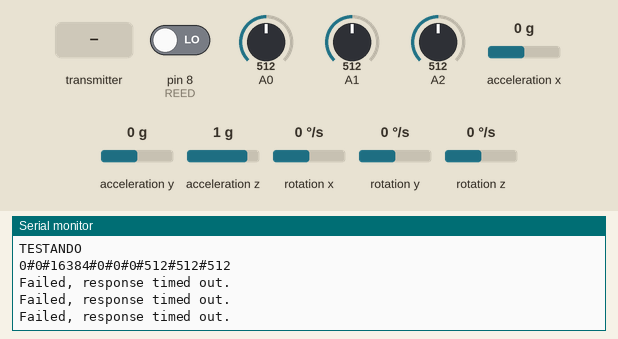
Recording of a sketch running on a simulated Arduino Uno, built with avr-gcc and run on an emulated ATmega328P. Shown: the last lines printed to the serial monitor. Wiring (inferred from the names in the program): MPU-6050 motion sensor at I2C address 0x68. Inputs (shaded band) come from the test bench; at power-on: pin 8 (REED) LOW, A0 = 512, A1 = 512, A2 = 512, acceleration x 0 g, acceleration y 0 g, acceleration z 1 g, rotation x 0 °/s, rotation y 0 °/s, rotation z 0 °/s. No radio packets arrive unless stated.

Above: at 1.2 s.
1.3 s: the transmitter starts sending ACK = 0
At 1.37 s:
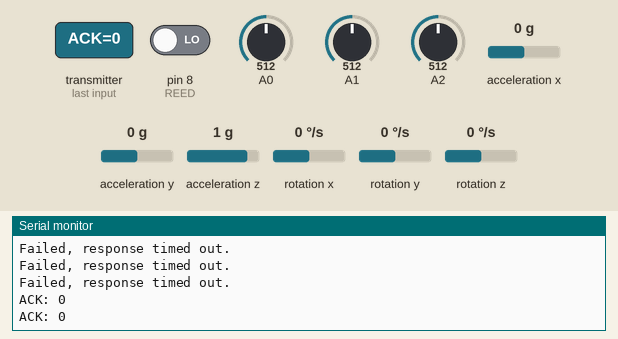
3.2 s: the transmitter starts sending ACK = 256
At 3.27 s:
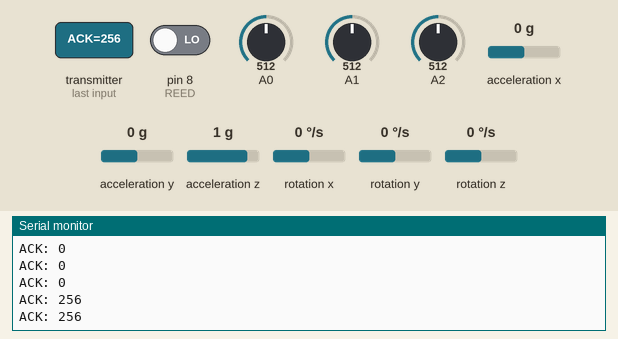

Measured:
- after the input at 1.3 s, the serial monitor: prints a new line at once (image 1)
- after the input at 3.2 s, the serial monitor: prints a new line at once (image 2)

The sketch:

embarcados2016_emissor.ino
```cpp
/*
* Getting Started example sketch for nRF24L01+ radios
* This is a very basic example of how to send data from one node to another
* Updated: Dec 2014 by TMRh20
*/
#include <Wire.h>
#include <SPI.h>
#include <stdlib.h>
#include <string.h>
#include "RF24.h"

/****************** User Config ***************************/
/***      Set this radio as radio number 0 or 1         ***/
bool radioNumber = 1;
char opcao = 'T';               /////////////////////////////

const int MPU = 0x68;
//Variaveis para armazenar valores dos sensores
int auxPiezo=0;
int auxGauge=0;
int auxUmidade;
int tempo;
//strcopy
char pkt [50] = {};
char parteAcX[7], parteAcY[7], parteAcZ[7], parteGyX[7], parteGyY[7], parteGyZ[7], partePiezo[7], parteGauge[7], parteUmidade[7];
const int REED = 8;              //The reed switch outputs to digital pin 8
int val = 0;                    //Current value of reed switch
int old_val = 0;                //Old value of reed switch
int REEDCOUNT = 0;              //This is the variable that hold the count of switching
int mililitros = 0;

int confirma =1;

int auxAcX, auxAcY, auxAcZ, Tmp, auxGyX, auxGyY, auxGyZ;
int pkt1[3];
int tamanho;
int ACK=0;
int teste =0;
int estado =0;
int comp=0;
unsigned long x =0;//V=1234567890             // AUXILIAR DE CONFIRMACAO DE RECEBIMENTO DO PRIMEIRO DADO

/* Hardware configuration: Set up nRF24L01 radio on SPI bus plus pins 7 & 8 */
RF24 radio(9,10);
/**********************************************************/
boolean timeout = true;
byte addresses[][6] = {"1Node","2Node"};

// Used to control whether this node is sending or receiving
bool role = 1;

void setup() {
  Serial.begin(9600);
    Wire.begin();
  Wire.beginTransmission(MPU);
  Wire.write(0x6B);

  //Inicializa o MPU-6050
  Wire.write(0);
  Wire.endTransmission(true);


  radio.begin();

  // Set the PA Level low to prevent power supply related issues since this is a
 // getting_started sketch, and the likelihood of close proximity of the devices. RF24_PA_MAX is default.
  //radio.setPALevel(RF24_PA_LOW);
  radio.powerUp();
  radio.setDataRate(RF24_250KBPS);
  radio.enableDynamicPayloads();


  // Open a writing and reading pipe on each radio, with opposite addresses
  if(radioNumber){
    radio.openWritingPipe(addresses[1]);
    radio.openReadingPipe(1,addresses[0]);
  }else{
    radio.openWritingPipe(addresses[0]);
    radio.openReadingPipe(1,addresses[1]);
  }

  // Start the radio listening for data
  radio.startListening();
}

void Pluviometro()
{
    val = digitalRead(REED);      //Read the status of the Reed switch
if (val==HIGH){Serial.println("Tche");
}
  if ((val == LOW) && (old_val == HIGH)) {   //Check to see if the status has changed

    delay(10);                   // Delay put in to deal with any "bouncing" in the switch.
    //Serial.print("TCHAAAAAAA");
    REEDCOUNT = REEDCOUNT + 1;   //Add 1 to the count of bucket tips

    old_val = val;              //Make the old value equal to the current value^

    mililitros = REEDCOUNT * (5.65);
  }
  else {

    old_val = val;              //If the status hasn't changed then do nothing

  }
}
void Acelerometro_Giroscopio()
{
  Wire.beginTransmission(MPU);
  Wire.write(0x3B);  // starting with register 0x3B (ACCEL_XOUT_H)
  Wire.endTransmission(false);
  //Solicita os dados do sensor
  Wire.requestFrom(MPU, 14, true);
  //Armazena o valor dos sensores nas variaveis correspondentes
  auxAcX = Wire.read() << 8 | Wire.read(); //0x3B (ACCEL_XOUT_H) & 0x3C (ACCEL_XOUT_L)
  auxAcY = Wire.read() << 8 | Wire.read(); //0x3D (ACCEL_YOUT_H) & 0x3E (ACCEL_YOUT_L)
  auxAcZ = Wire.read() << 8 | Wire.read(); //0x3F (ACCEL_ZOUT_H) & 0x40 (ACCEL_ZOUT_L)
  Tmp = Wire.read() << 8 | Wire.read(); //0x41 (TEMP_OUT_H) & 0x42 (TEMP_OUT_L)
  auxGyX = Wire.read() << 8 | Wire.read(); //0x43 (GYRO_XOUT_H) & 0x44 (GYRO_XOUT_L)
  auxGyY = Wire.read() << 8 | Wire.read(); //0x45 (GYRO_YOUT_H) & 0x46 (GYRO_YOUT_L)
  auxGyZ = Wire.read() << 8 | Wire.read(); //0x47 (GYRO_ZOUT_H) & 0x48 (GYRO_ZOUT_L)

}

void Piezo_Gauge()
{
   auxPiezo = analogRead(A1);
  auxGauge = analogRead(A2);
}
void Umidade() //verificar de tempo em tempo (nao eh necessario uma atualizacao rapida
{

  auxUmidade = analogRead (A0);

}

void EnviarDados()
{

    //Serial.println(F("Now sending"));
    timeout = false;

    unsigned long start_time = micros();                             // Take the time, and send it.  This will block until complete

    ACK=0;
    while (ACK!= 1)
 {
 radio.stopListening();

  //ENVIO DOS VALORES
    radio.write( &pkt, sizeof(pkt));

    radio.startListening();                                    // Now, continue listening

    unsigned long started_waiting_at = micros();               // Set up a timeout period, get the current microseconds
     timeout = false;                                   // Set up a variable to indicate if a response was received or not

    //ESPERA DE ACK, CASO DE TIMEOUT REENVIA O DADO
    while ( ! radio.available() ){                             // While nothing is received
      if (micros() - started_waiting_at >300000 ){            // If waited longer than 200ms, indicate timeout and exit while loop
          timeout = true;
          break;
      }
    }

    if ( timeout ){                                             // Describe the results
        Serial.println(F("Failed, response timed out."));
    }
    else{

     radio.read( &ACK, sizeof(int) );

      Serial.print("ACK: ");
      Serial.println (ACK);
    }

}

}
void loop() {


/****************** Ping Out Role ***************************/
if (role == 1)  {
//Serial.println(F("Now sending"));

    radio.stopListening();                                    // First, stop listening so we can talk.

    Umidade(); // envia para as variaveis auxiliares(piezo,gauge,umidade) os valores corretos
   // tempo = micros();
    //Serial.println(tempo);
//Serial.print("Umidade2");
//Serial.println (auxUmidade);
    Piezo_Gauge();
  //  tempo = micros();
  //  Serial.println(tempo);
    Pluviometro();
  //  tempo = micros();
    Serial.println(tempo);
    Acelerometro_Giroscopio();
  //  tempo = micros();
  //  Serial.println(tempo);
    if (estado ==0)
    {
                       // Take the time, and send it.  This will block until complete
      //EnviarDados(auxUmidade);
        estado =1;

     }

///-------------------------------UMIDADE-----------------------------------///
    else if (estado ==1){
     itoa (auxAcX, parteAcX, 10); //Conversao para string
     itoa (auxAcY, parteAcY, 10);
     itoa (auxAcZ, parteAcZ, 10);
     itoa (auxGyX, parteGyX, 10);
     itoa (auxGyY, parteGyY, 10);
     itoa (auxGyZ, parteGyZ,10);
     itoa (auxPiezo, partePiezo, 10);
     itoa (auxGauge, parteGauge,10);
     itoa (auxUmidade, parteUmidade,10);
     strcat (parteAcX, "#");
     strcat (parteAcY , "#");
     strcat (parteAcZ, "#");
     strcat (parteGyX, "#");
     strcat (parteGyY , "#");
     strcat (parteGyZ, "#");
     strcat (partePiezo, "#");
     strcat (parteGauge, "#");


     strcat (pkt, parteAcX);
     strcat (pkt, parteAcY);
     strcat (pkt, parteAcZ);
     strcat (pkt, parteGyX);
     strcat (pkt, parteGyY);
     strcat (pkt, parteGyZ);
     strcat (pkt, partePiezo);
     strcat (pkt, parteGauge);
     strcat (pkt, parteUmidade);


     Serial.println("TESTANDO");
     Serial.println (pkt);


    EnviarDados();
    Serial.println("TESTE");

    }

}

} // Loop
```
